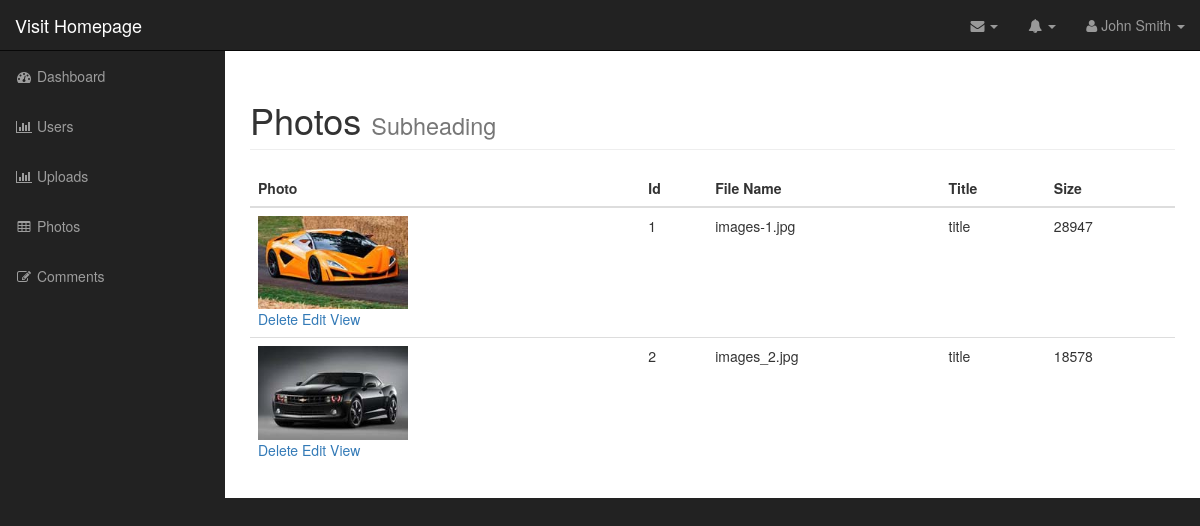
Before: /admin/photos.php (signed in) with the older database file.
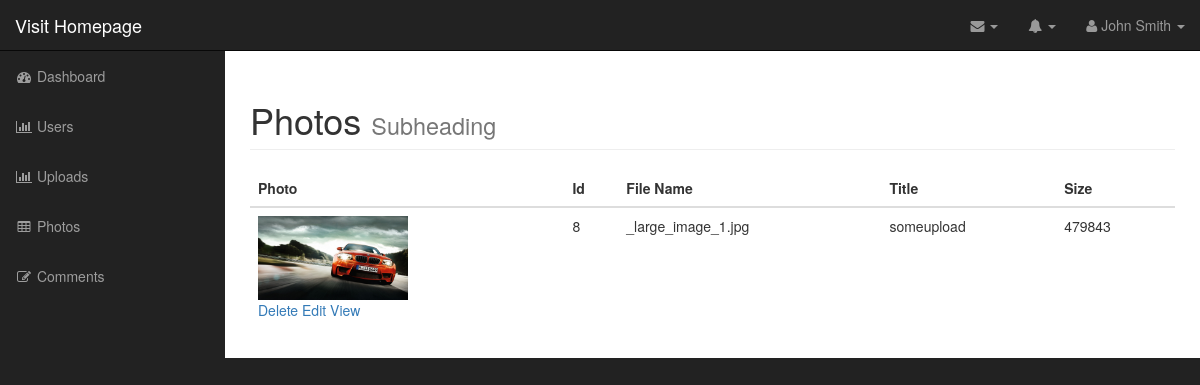
After: the same page with the newer database file.
### tables this page shows
CREATE TABLE IF NOT EXISTS `photos` (
  `id` int(255) NOT NULL AUTO_INCREMENT,
  `title` varchar(255) NOT NULL,
  `description` text NOT NULL,
  `filename` varchar(255) NOT NULL,
  `caption` varchar(255) NOT NULL,
  `alternate_text` varchar(255) NOT NULL,
  `type` varchar(255) NOT NULL,
  `size` int(255) NOT NULL,
  PRIMARY KEY (`id`)
);

### admin/includes/database.php (called while the page is built, shortened)
<?php
class Database{
	public $connection;
	public function open_db_connection(){
		$this->connection = new mysqli(DB_HOST,DB_USER,DB_PASS,DB_NAME);
	}
	public function query($sql){
		$result = $this->connection->query($sql);
		return $result;
	}
}
$database = new Database();
?>

### admin/includes/db_object.php (called while the page is built, shortened)
<?php
class Db_object{
	public static function find_all(){
	    return static::find_by_query("SELECT * FROM `".static::$db_table."`");
	}
	public static function find_by_query($sql){
	    global $database;
		$result_set = $database->query($sql);
	    $object_array = array();
	    while($fh_row = mysqli_fetch_assoc($result_set)){
	        $object_array[]= static::instantiation($fh_row);
	    }
	    return $object_array;
	}
	public static function instantiation($the_record){
	   $thisObject = new $calling_class;
	    foreach($the_record as $the_attribute=>$value){
	        if($thisObject->has_the_attr($the_attribute)){
	                $thisObject->$the_attribute = $value;
	        }
	    }
	    return $thisObject;
	}
	private function has_the_attr($the_attribute){
	    $object_vars = get_object_vars($this);
	    return array_key_exists($the_attribute, $object_vars);
	}
}
?>

### admin/includes/photo.php (called while the page is built, shortened)
<?php
class Photo extends Db_object{
	public $filename;
	public $upload_dir = "images";
	public function picture_path(){
		return $this->upload_dir.DS.$this->filename;
	}
}
?>

### admin/photos.php (the view, shortened to what this page needs)
<?php include("includes/header.php"); ?>
    <nav class="navbar navbar-inverse navbar-fixed-top" role="navigation">
       <?php  include "includes/top_nav.php"; ?>
       <?php include "includes/side_nav.php"; ?>
    </nav>
    <div id="page-wrapper">
       <div class="container-fluid">
           <div class="row">
               <div class="col-lg-12">
                   <h1 class="page-header">
                       Photos
                       <small>Subheading</small>
                   </h1>
               </div>
               <div class="col-lg-12">
                  <table class="table table-hover">
                      <thead>
                          <tr>
                              <th>Photo</th>
                              <th>Id</th>
                              <th>File Name</th>
                              <th>Title</th>
                              <th>Size</th>
                          </tr>
                      </thead>
                      <tbody>
                          <?php
                            $photos = Photo::find_all();
                            foreach($photos as $photo){ ?>
                                <tr>
                                    <td><?php  ?>
                                    <img src="<?php echo $photo->picture_path(); ?>" alt="<?php echo $photo->title ?>" width="150px">
                                    <br>
                                    <a href="delete_photo.php?id=<?php echo $photo->id; ?>">Delete</a>
                                    <a href="edit_photo.php?id=<?php echo $photo->id; ?>">Edit</a>
                                    <a href="">View</a>
                                </td>
                                    <td><?php echo $photo->id ?></td>
                                    <td><?php echo $photo->filename ?></td>
                                    <td><?php echo $photo->title ?></td>
                                    <td><?php echo $photo->size ?></td>
                                </tr>
                           <?php }
                          ?>
                      </tbody>
                  </table>
               </div>
           </div>
       </div>
    </div>
<?php include("includes/footer.php"); ?>

### admin/includes/header.php (shortened to what this page needs)
<!DOCTYPE html>
<html lang="en">
<head>
    <link href="css/bootstrap.min.css" rel="stylesheet">
    <link href="css/sb-admin.css" rel="stylesheet">
    <link href="font-awesome/css/font-awesome.min.css" rel="stylesheet" type="text/css">
</head>
<body>
    <div id="wrapper">

### admin/includes/top_nav.php (shortened to what this page needs)
<div class="navbar-header">
    <a class="navbar-brand" href="../index.php">Visit Homepage</a>
</div>
<ul class="nav navbar-right top-nav">
    <li class="dropdown">
        <a href="#" class="dropdown-toggle" data-toggle="dropdown"><i class="fa fa-envelope"></i> <b class="caret"></b></a>
    </li>
    <li class="dropdown">
        <a href="#" class="dropdown-toggle" data-toggle="dropdown"><i class="fa fa-bell"></i> <b class="caret"></b></a>
    </li>
    <li class="dropdown">
        <a href="#" class="dropdown-toggle" data-toggle="dropdown"><i class="fa fa-user"></i> John Smith <b class="caret"></b></a>
    </li>
</ul>

### admin/includes/side_nav.php (shortened to what this page needs)
<div class="collapse navbar-collapse navbar-ex1-collapse">
    <ul class="nav navbar-nav side-nav">
        <li>
            <a href="index.php"><i class="fa fa-fw fa-dashboard"></i> Dashboard</a>
        </li>
        <li>
            <a href="users.php"><i class="fa fa-fw fa-bar-chart-o"></i> Users</a>
        </li>
        <li>
            <a href="uploads.php"><i class="fa fa-fw fa-bar-chart-o"></i> Uploads</a>
        </li>
        <li>
            <a href="photos.php"><i class="fa fa-fw fa-table"></i> Photos</a>
        </li>
        <li>
            <a href="comments.php"><i class="fa fa-fw fa-edit"></i> Comments</a>
        </li>
    </ul>
</div>

### admin/includes/footer.php (shortened to what this page needs)
  </div>
</body>
</html>

### admin/css/sb-admin.css (style rules this page uses)
body { margin-top: 100px; background-color: #222; }
@media (min-width:768px) { body { margin-top: 50px; } }
#wrapper { padding-left: 0; }
#page-wrapper { width: 100%; padding: 0; background-color: #fff; }
@media (min-width:768px) { #wrapper { padding-left: 225px; } }
@media (min-width:768px) { #page-wrapper { padding: 10px; } }
.top-nav { padding: 0 15px; }
.top-nav>li { display: inline-block; float: left; }
.top-nav>li>a { padding-top: 15px; padding-bottom: 15px; line-height: 20px; color: #999; }
@media (min-width:768px) { .side-nav { position: fixed; top: 51px; left: 225px; width: 225px; margin-left: -225px; border: none; border-radius: 0; overflow-y: auto; background-color: #222; } }
@media (min-width:768px) { .side-nav>li>a { width: 225px; } }

Changed rows visible on the page:
removed photos: filename (picture), id "1", filename "images-1.jpg", title "title", size "28947"
removed photos: filename (picture), id "2", filename "images_2.jpg", title "title", size "18578"
added photos: filename (picture), id "8", filename "_large_image_1.jpg", title "someupload", size "479843"
